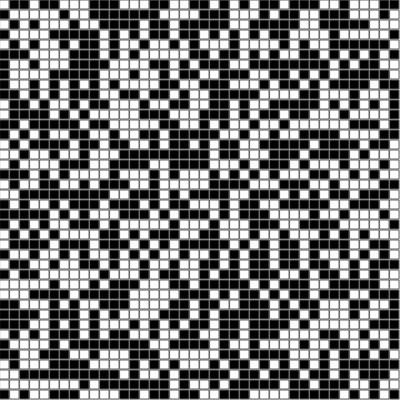
Frame 1 (no input)
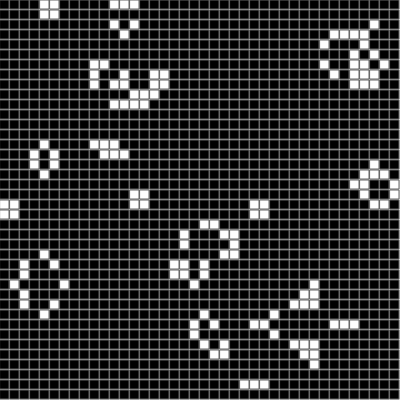
Frame 60 (no input)
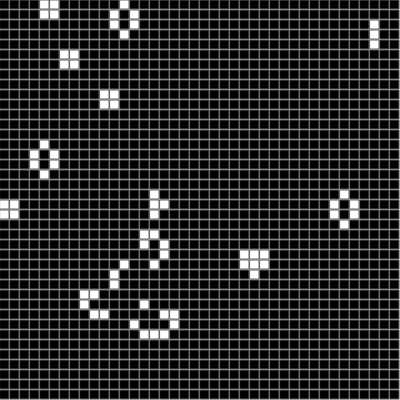
Frame 120 (the mouse pressed at the canvas centre since frame 60)

The p5.js sketch that drew these frames (run headless with seeded random() and noise() and a simulated clock; from frame 60 on, the mouse is pressed at the canvas centre):

// p5.js sketch
// ── sketch.js
var grid;
var size;
var w;

function setup() {
  createCanvas(400, 400);
  size = 40;
  w = floor(width / size);
  
  grid = new Array(size);
  
  for (var i = 0; i < grid.length; i++){
     grid[i] = new Array(size);
  }
  
  for (var i = 0; i < grid.length; i++){
    for (var j = 0; j < grid.length; j++){
      grid[i][j] = new cell(i,j);
    }
  }
}

function draw() {
  background(220);
  
  for (var i = 0; i < grid.length; i++){
    for (var j = 0; j < grid.length; j++){
      grid[i][j].countAliveNeighbors();           
    }
  } 
  
  
  for (var i = 0; i < grid.length; i++){
    for (var j = 0; j < grid.length; j++){
      grid[i][j].show();         
    }
  } 
  
  grid = modifyGrid();
}

function modifyGrid(){
  var newGrid = new Array(size);
  
  for (var i = 0; i < newGrid.length; i++){
    newGrid[i] = new Array(size);
  }
  
  for (var i = 0; i < newGrid.length; i++){
    for (var j = 0; j < newGrid.length; j++){
       newGrid[i][j] = new cell(i,j);
    }
  }
  
  for (var i = 0; i < grid.length; i++){
    for (var j = 0; j < grid.length; j++){
      if (grid[i][j].isAlive == 1){
        if (grid[i][j].aliveNeighbors == 2 || grid[i][j].aliveNeighbors == 3){
          newGrid[i][j].isAlive = 1;
        }
        else{
          newGrid[i][j].isAlive = 0; 
        }
      }
      else{
        if (grid[i][j].aliveNeighbors == 3){
          newGrid[i][j].isAlive = 1;
        }
        else{
          newGrid[i][j].isAlive = 0; 
        }
      }
    }    
  }
  return newGrid;
}
// ── cell.js
function cell(x,y){
  this.x = x;
  this.y = y;
  this.isAlive = floor(random(2));
  this.aliveNeighbors = 0;
}

cell.prototype.show = function(){
  if(this.isAlive == 1){
    fill(255); 
  }
  else{
    fill(0); 
  }  
  stroke(100);
  rect(this.x * w,this.y * w,w - 1,w - 1);
}

cell.prototype.countAliveNeighbors = function(){
  var counter = 0;
  for (var i = -1; i <= 1; i++){
     for (var j = -1; j <= 1; j++){
       var newX = this.x + i;
       var newY = this.y + j;
       if (i != 0 || j != 0){         
         if (newX >=0 && newX < grid.length &&
          newY >= 0 && newY < grid.length){ 
           if (grid[newX][newY].isAlive == 1){
            counter++;  
        }
       }
      }
    }
  }
  this.aliveNeighbors = counter;
}
